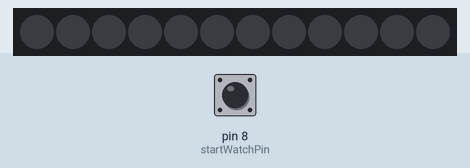
The sketch below on a simulated Arduino Uno, built with avr-gcc and run on an emulated ATmega328P. Parts: 12 RGB LEDs in strip order, left to right. Inputs (shaded band) come from the test bench; at power-on: pin 8 (startWatchPin) LOW. Dim RGB values are drawn brighter than linear; what the sketch prints to the serial monitor is not drawn.

Above: at 1.2 s.
1.3 s: pin 8 (startWatchPin) pulled HIGH for 0.25 s
At 1.46 s:
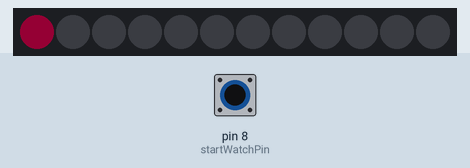
3.2 s: pin 8 (startWatchPin) pulled HIGH for 1 s
At 4.88 s:
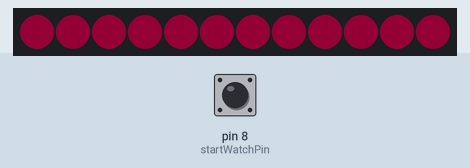
7.2 s: pin 8 (startWatchPin) pulled HIGH for 3.2 s
At 7.62 s:
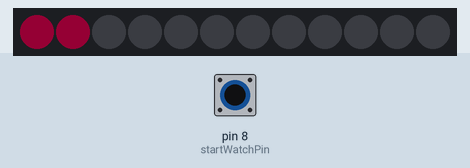
14.9 s: pin 8 (startWatchPin) pulled HIGH for 1 s
At 15.21 s:
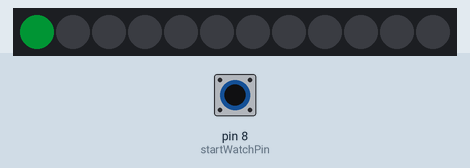

The sketch:

showTime_basic.ino
```cpp
/* Welcome to Ben's ArduWatch project!
 * -----------------------------------
 * Look, I know i wasn't the first person to get this idea but I'm trying to make this watch fairly pretty and kind of unique.
 *
 * Basically I'm trying to use an Adafruit neopixel ring of 12 leds to display the time pulled from the NIST radio time clock (though that
 * is looking more like a stretch goal every day).
 *
 * Things you should know:
 *  1. I spell colour the way it makes sense and Adafruit spells it "color" like a bunch of yankees. Oh well, lets see how you like to conform
 *  America.
 *
 *  2. I am a computer science student. I don't know much besides how to write code, circuits and boards and all this hardware talk has me sh***ing my pants.
 *     So I will try to make up for my lack of hardware knowledge with well documented, clear, and with any luck efficient code though all these infinite loops
 *     make me nervous, so expect some funky functions.
 *
 *
 *
 */

#include <Adafruit_NeoPixel.h>
#include <TimeLib.h>

/*From the RGBW TESTS*/
#ifdef __AVR__
  #include <avr/power.h>
#endif

#define PIN 6
#define NUM_LEDS 12
#define BRIGHTNESS 20

//For Time?
#define TIME_HEADER  "T"   // Header tag for serial time sync message
#define TIME_REQUEST  7    // ASCII bell character requests a time sync message

//For Flow

//ShowTimeButton
const uint8_t startWatchPin = 8;// the number of the pushbutton pin INPUT
boolean on = false;         //current output state
int buttonState = 0;       //the current flow through the button.

bool flourish = true;     //whether or not to do the light show on button press

//For Ring
Adafruit_NeoPixel strip = Adafruit_NeoPixel(NUM_LEDS, PIN, NEO_GRBW + NEO_KHZ800);

//Special Colors
uint32_t hrColour = strip.Color(255,100,0,5);
uint32_t minColour = strip.Color(0,255,95,0);
uint32_t secColour = strip.Color(0,160,255,0);
uint32_t blank = strip.Color(0,0,0,0);

//Preconditions
void setup() {

  // This is for Trinket 5V 16MHz, you can remove these three lines if you are not using a Trinket
  #if defined (__AVR_ATtiny85__)
    if (F_CPU == 16000000) clock_prescale_set(clock_div_1);
  #endif
  // End of trinket special code

  //For LED ring
  strip.setBrightness(BRIGHTNESS);
  strip.begin();
  strip.show(); // Initialize all pixels to 'off'

  //For god knows what
  Serial.begin(9600);
  setSyncProvider(requestSync);  //set function to call when sync required
  //Serial.println("Waiting for sync message");

  //For Buttons
  pinMode(startWatchPin,INPUT);

  //Test Time for testing.
  setTime(1,14,45,12,28,2017);


}

void loop() {
  time_t t =now();

 //Start Watch Button checker
  buttonState=digitalRead(startWatchPin);
  if(buttonState == HIGH){
     if(on == true)
       on = false;
     else
       on = true;
  }

  //Start watch button code.
  if(on == true){
      t=now();
      if(flourish){
         modMinColour(t);           //1. get the flourish colour
         colorWipe(minColour,100);  //2. do the colour wipe
         clearStrip();              //3. reset ring to blank
         strip.show();              //4. push the blank ring
         delay(700);
         flourish = false;          //5. remember not to florish every time we show the time.
      }
      trackTime(t);

    }
   else{
    clearStrip();                   //1. Button must be off, clear the strip
    strip.show();                   //2. push the clear
    flourish = true;                //3. remember to flourish when we turn it back on.
   }

    delay(200);                     //Apparently good for 'debounce' whatever that is.

}

//No clue.
time_t requestSync(){
   Serial.write(TIME_REQUEST);
   return 0;
}


//****************FUNCTIONS*********************

//Hand-Index Functions///////////////////////////////////////

/* getHourIndex()
 *  precond: time is set
 *  postcond: none.
 *
 *  Paramaters
 *    localTime: a time_t that we will harvest the hour from.
 *
 *  return: The offset corresponding to the current hour with 0 being 12/2400 and 11 being 11/2300
 */
uint8_t getHourIndex(time_t localTime){

  uint8_t curHour = hour(localTime);

  // if the hour is negative (traveling backwards in time) return -1 for error.
  if(curHour < 0)
    return -1;
  else if(curHour >= 12)  // if it's >= than 12 (24hr format) just subract 12 from that sucker
    return curHour - 12;
  else
    return curHour;      // if its not >=12 it must be before 12:00 so it has a reasonable index.
}

/* getMinuteIndex()
 *  precond: time is set;
 *  postcond: none.
 *
 *  Paramaters
 *    localTime: a time_t that we will harvest the minute from.
 *
 *  return: The offset corresponding to the current 5 minute interval.
 *
 */
uint8_t getMinuteIndex(time_t localTime){
    return minute(localTime)/5;
}

/* getSecondIndex()
 *  precond: time is set.
 *  postcond: none.
 *
 *  Paramaters
 *    localTime: You guessed it, its a time_t that we will use to harvest seconds.
 *
 *  return: the offset corresponding to the current 5 minute interval.
 *
 */
uint8_t getSecondIndex(time_t localTime){
  return second(localTime)/5;
}

//Colour modifying functions///////////////////////////////////

/* clearStrip()
 *  precond: strip is not null
 *  postcond: all pixels in ring are set to blank
 *
 *  I love adafruit but I couldn't get their .show() to clear the ring like they said it would.
 *  maybe should consider adding the .show() to the end of this one but that could be a mess.
 *
 *  return: nothing
 *
 */
void clearStrip(){
  for(uint8_t i = 0; i < strip.numPixels(); i++)
    strip.setPixelColor(i,blank);
}


/* getAverageCross()
 *  precond: none
 *  postcond: none
 *
 *  Paramaters
 *    colourA/B: Both are unsigned 32 bit unsigned integers that represent 2 colours who's RGBW values will
 *               be averaged why? Because what else would happen when two clock hands cross?
 *
 *  return: the uint32 average of the two colours.
 *
 */
uint32_t getAverageCross(uint32_t colourA, uint32_t colourB){
  return((colourA+colourB)/2);
}


/* minModColour()
 *  precond: time is set
 *  postcond: minuteColour global variable is updated.
 *
 *  Paramaters
 *    localTime: a time_t that will give us the current minute.
 *
 *  You trolls thought I forgot didn't you? you were all like "Ben, what the farts? What good is a watch that only
 *  tracks 5 minute intervals? Look, I was thinking the exact same thing, so I decided that minutes should start at
 *  their beautiful green and then, as the minute progresses, get slowly more red to finish with a beautiful purple
 *  at all of your hh:m9 and hh:m4 minutes. YOU'RE WELCOME.
 *
 *  How does it work?
 *    You take the remainder of whatever minute it is and 5, multiply it by 64 (to get a max val of 256 and min of 0)
 *    and use it to add to the minHands mined out Red and subtract from its maxed out Green.
 *
 *  return: nothing
 */
void modMinColour(time_t localTime){

  //minMod: Takes the remainder of the
  uint16_t minMod = ((minute(localTime)%5)*64);
  if(minMod > 0)
    minMod--;   //So that subtact 1 from 256 to prevent wrapping and not from 0 to go out of bounds on the strip array.

  //Minute becomes more red as it progresses.
  minColour = strip.Color(0+minMod,255-minMod,95,0);
  return;
}

/* colorWipe
 *  Took this from the adafruit neopixel playground. It's what i use whith the modded min colour to create that
 *  epic activation sequence.
 */
void colorWipe(uint32_t c, uint16_t wait) {
  for(uint8_t i=0; i<strip.numPixels(); i++) {
    strip.setPixelColor(i, c);
    strip.show();
    delay(wait);
  }
}

//Controllers//////////////////////////////////////////////////////////

/* trackTime()
 *  precond: time is set
 *  postcond: time is output with stunning style and beauty (i mean, its ok)
 *
 *  paramaters
 *    localTime: the time we will desplay
 *
 *  look guys (and guy-etts), this is where the work is done. it gets the clockHand indicies, sets the colours,
 *  determines crossing indexes, and then clears it.
 *
 */
void trackTime(time_t localTime){

  //Grab our clockHand indecies
  uint8_t hrIdx  = getHourIndex(localTime);
  uint8_t minIdx = getMinuteIndex(localTime);
  uint8_t secIdx = getSecondIndex(localTime);

  //Track minutes with minHand.
  modMinColour(localTime);

  //Assign colours accordingly

  //Base case: No Overlap regualr
  strip.setPixelColor(hrIdx,hrColour);
  strip.setPixelColor(minIdx,minColour);
  strip.setPixelColor(secIdx,secColour);

  // Otherwise: If Hands Cross, Their indicies will be the same so I average their set colours.
  if (secIdx == minIdx && minIdx == hrIdx)
    strip.setPixelColor(minIdx,getAverageCross((getAverageCross(secColour,minColour)),hrColour));
  else if(secIdx == minIdx)
    strip.setPixelColor(minIdx,getAverageCross(secColour,minColour));
  else if(secIdx == hrIdx)
    strip.setPixelColor(hrIdx,getAverageCross(secColour,hrColour));
  else if(hrIdx == minIdx)
    strip.setPixelColor(hrIdx, getAverageCross(hrColour,minColour));

  //Display and clear.
  strip.show();
  clearStrip();
}
```

Measured:
- after the input at 1.3 s, the LEDs: change after 0.11 s (image 1)
- after the input at 7.2 s, the LEDs: first change after 0.07 s (image 3 shows a later state)
- after the input at 14.9 s, the LEDs: first change after 0.07 s (image 4 shows a later state)
